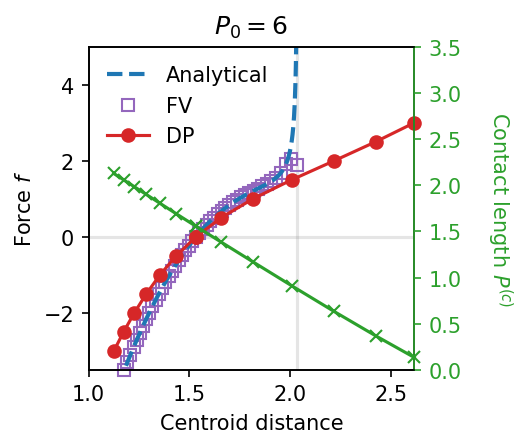

The script that saved this image:
import numpy as np
import matplotlib.pyplot as plt
from pyafv import PhysicalParams, FiniteVoronoiSimulator
from pyafv.calibrate import DeformablePolygonSimulator, polygon_centroid


P0 = 6.0
Lambda = 0.2

phys = PhysicalParams(P0=P0, Lambda=Lambda)
phys = phys.with_optimal_radius(delta=0.45)

l = phys.r
KP = phys.KP
A0 = phys.A0

fig, ax = plt.subplots(figsize=(2.8, 2.8))
step = 30

#====================================================
# Analytical results

distances = np.linspace(1e-6, 2*l-(1e-6), 1000)
detachment_forces = []

centroid_distances = []
for distance in distances:
    epsilon = l - (distance/2.)

    theta = 2 * np.pi - 2 * np.arctan2(np.sqrt(l**2 - (l - epsilon)**2), l - epsilon)
    A = (l - epsilon) * np.sqrt(l**2 - (l - epsilon)**2) + 0.5 * (l**2 * theta)
    P = 2 * np.sqrt(l**2 - (l - epsilon)**2) + l * theta

    f = 4. * np.sqrt((2*l-epsilon) * epsilon) * (A - A0 + KP * ((P - P0)/(2 * l - epsilon)) + (Lambda/2) * (l/((2*l-epsilon)*epsilon)))
    detachment_forces.append(f)

    phi = np.arctan2(np.sqrt(l**2 - (l - epsilon)**2), l - epsilon)
    Acap = l**2 * (phi - np.sin(phi) * np.cos(phi))
    xcap = 4.*l * np.sin(phi)**3/(3.*(2*phi - np.sin(2*phi)))
    Delta = Acap * xcap / (np.pi * l**2 - Acap)
    centroid_distances.append(distance + 2 * Delta)

ax.plot(centroid_distances, detachment_forces, "--", label=r'Analytical', lw=2, color="C0", zorder=1)

ax.axvline(x=2*l, color='C7', alpha=0.2, zorder=-1)
ax.axhline(y=0, color='C7', alpha=0.2, zorder=-1)


#====================================================
# Finite Voronoi results

distances = np.arange(0.001, 2*l, 0.001)
pts = np.array([[0, 0], [1, 0]], dtype=np.float64)

sim = FiniteVoronoiSimulator(pts, phys)

detachment_forces = []
for distance in distances:
    pts[1, 0] = distance
    sim.update_positions(pts)
    diag = sim.build()
    force = diag['forces'][0, 0]  # force on first cell, x-component
    detachment_forces.append(force)

data = np.column_stack((distances, detachment_forces))

epsilon = l - (distances/2.)
phi = np.arctan2(np.sqrt(l**2 - (l - epsilon)**2), l - epsilon)
Acap = l**2 * (phi - np.sin(phi) * np.cos(phi))
xcap = 4.*l * np.sin(phi)**3/(3.*(2*phi - np.sin(2*phi)))
Delta = Acap * xcap / (np.pi * l**2 - Acap)
centroid_distances = distances + 2 * Delta

mask = (data[:,1] > -3.5)
ax.plot(centroid_distances[mask][::step], data[mask,1][::step], 's', color="C4", markerfacecolor="None", label='FV', zorder=0, clip_on=False)


#====================================================
# Deformable polygon results

sim = DeformablePolygonSimulator(phys)
ext_forces = np.linspace(0, -3, 7)

centroid_distances = []
contact_lengths = []
for ext_force in ext_forces:

    if ext_force < 0:
        sim.simulate(ext_force, dt=0.001, nsteps=100_000)
        print(f"F_ext={ext_force} detached: {sim.detached}")

    C1 = polygon_centroid(sim.pts1)
    C2 = polygon_centroid(sim.pts2)
    centroid_distances.append(np.linalg.norm(C2 - C1))
    contact_lengths.append(sim.contact_length)

ax.plot(centroid_distances, ext_forces, '-o', color="C3", zorder=1)

ax2 = ax.twinx()
ax2.plot(centroid_distances, contact_lengths, '-x', color="C2", zorder=0)

f2save = ext_forces[-1:0:-1]
d2save = centroid_distances[-1:0:-1]
Pc2save = contact_lengths[-1:0:-1]

#---------------------------------------
sim = DeformablePolygonSimulator(phys)
ext_forces = np.linspace(0, 3, 7)

centroid_distances = []
contact_lengths = []
for ext_force in ext_forces:

    if ext_force > 0:
        sim.simulate(ext_force, dt=0.001, nsteps=100_000)
        print(f"F_ext={ext_force} detached: {sim.detached}")

    C1 = polygon_centroid(sim.pts1)
    C2 = polygon_centroid(sim.pts2)
    centroid_distances.append(np.linalg.norm(C2 - C1))
    contact_lengths.append(sim.contact_length)

f2save = np.concatenate((f2save, ext_forces))
d2save = np.concatenate((d2save, centroid_distances))
Pc2save = np.concatenate((Pc2save, contact_lengths))

np.save("force_dist_P0_6.npy", np.column_stack((d2save, f2save, Pc2save)))

ax.plot(centroid_distances, ext_forces, '-o', color="C3", label="DP", clip_on=False, zorder=2)
ax2.plot(centroid_distances, contact_lengths, '-x', color="C2", clip_on=False, zorder=0)


ax2.set_ylim(0, 3.5)
# Color the right axis green
ax2.tick_params(axis='y', colors='C2')
ax2.spines['right'].set_color('C2')
ax2.set_ylabel(r'Contact length $P^{(c)}$', color="C2", rotation=270, labelpad=25)


ax.set_xlabel(r'Centroid distance')
ax.set_ylabel(r'Force $f$')

ax.set_title(r'$P_0=6$')

ax.set_ylim(-3.5, 5)
ax.set_xlim(1.0, 2.615)
ax.legend(frameon=False, loc='upper left')

plt.savefig("force_dist_P0_6.png", dpi=150, bbox_inches='tight')
